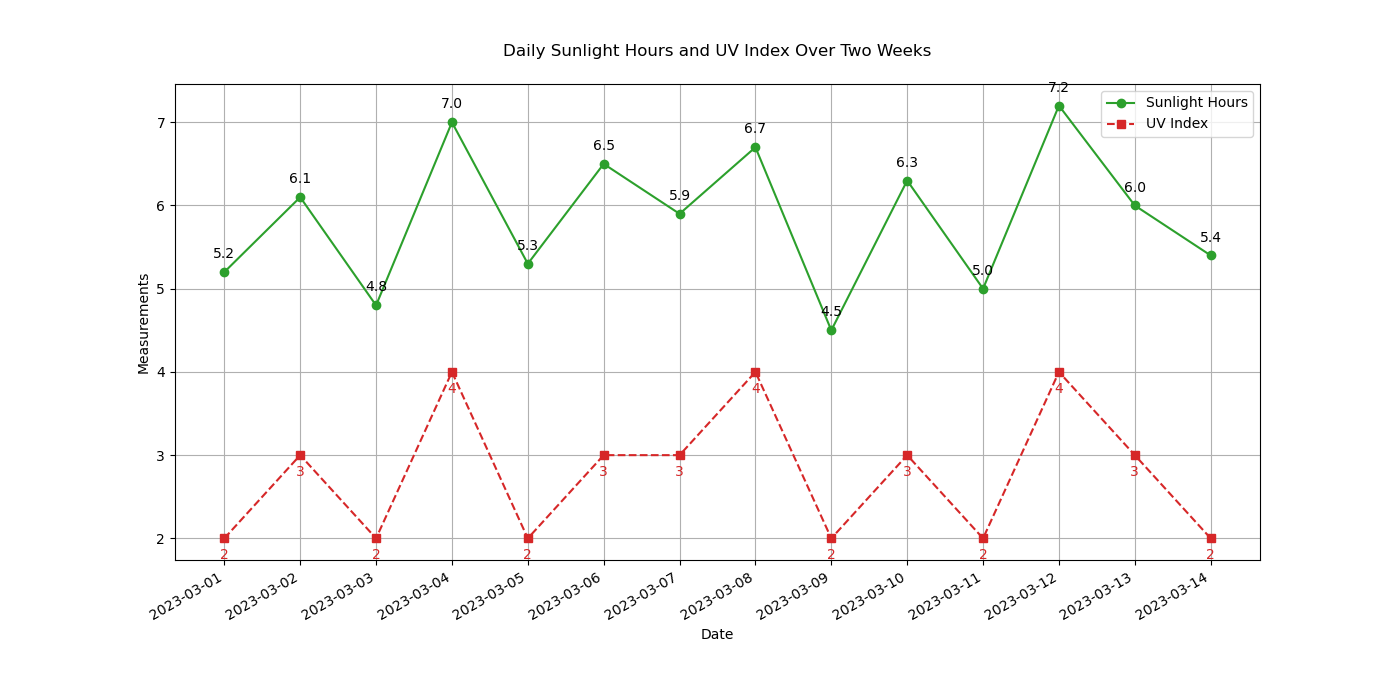

This chart was generated by the following Python code:

import matplotlib.pyplot as plt
import matplotlib.dates as mdates
from datetime import datetime

# Given data
data = [
    {'Date': '2023-03-01', 'Sunlight Hours': 5.2, 'UV Index': 2},
    {'Date': '2023-03-02', 'Sunlight Hours': 6.1, 'UV Index': 3},
    {'Date': '2023-03-03', 'Sunlight Hours': 4.8, 'UV Index': 2},
    {'Date': '2023-03-04', 'Sunlight Hours': 7.0, 'UV Index': 4},
    {'Date': '2023-03-05', 'Sunlight Hours': 5.3, 'UV Index': 2},
    {'Date': '2023-03-06', 'Sunlight Hours': 6.5, 'UV Index': 3},
    {'Date': '2023-03-07', 'Sunlight Hours': 5.9, 'UV Index': 3},
    {'Date': '2023-03-08', 'Sunlight Hours': 6.7, 'UV Index': 4},
    {'Date': '2023-03-09', 'Sunlight Hours': 4.5, 'UV Index': 2},
    {'Date': '2023-03-10', 'Sunlight Hours': 6.3, 'UV Index': 3},
    {'Date': '2023-03-11', 'Sunlight Hours': 5.0, 'UV Index': 2},
    {'Date': '2023-03-12', 'Sunlight Hours': 7.2, 'UV Index': 4},
    {'Date': '2023-03-13', 'Sunlight Hours': 6.0, 'UV Index': 3},
    {'Date': '2023-03-14', 'Sunlight Hours': 5.4, 'UV Index': 2}
]

# Extracting data for plotting
dates = [datetime.strptime(item['Date'], '%Y-%m-%d') for item in data]
sunlight_hours = [item['Sunlight Hours'] for item in data]
uv_index = [item['UV Index'] for item in data]

# Setting up the plot
plt.figure(figsize=(14, 7))

# Plotting both sunlight hours and UV index
plt.plot(dates, sunlight_hours, marker='o', linestyle='-', color='#2ca02c', label='Sunlight Hours')
plt.plot(dates, uv_index, marker='s', linestyle='--', color='#d62728', label='UV Index')

# Formatting the x-axis to show dates clearly
plt.gca().xaxis.set_major_formatter(mdates.DateFormatter('%Y-%m-%d'))
plt.gca().xaxis.set_major_locator(mdates.DayLocator())

# Adding some aesthetics
plt.xlabel('Date')
plt.ylabel('Measurements')
plt.title('Daily Sunlight Hours and UV Index Over Two Weeks', pad=20)
plt.legend(loc='upper right')
plt.grid(True)

# Rotating the date labels for better readability
plt.gcf().autofmt_xdate()

# Adding annotations
for i, txt in enumerate(sunlight_hours):
    plt.annotate(txt, (dates[i], sunlight_hours[i]), textcoords="offset points", xytext=(0,10), ha='center')

for i, txt in enumerate(uv_index):
    plt.annotate(txt, (dates[i], uv_index[i]), textcoords="offset points", xytext=(0,-15), ha='center', color='#d62728')

# To show the plot
plt.show()
